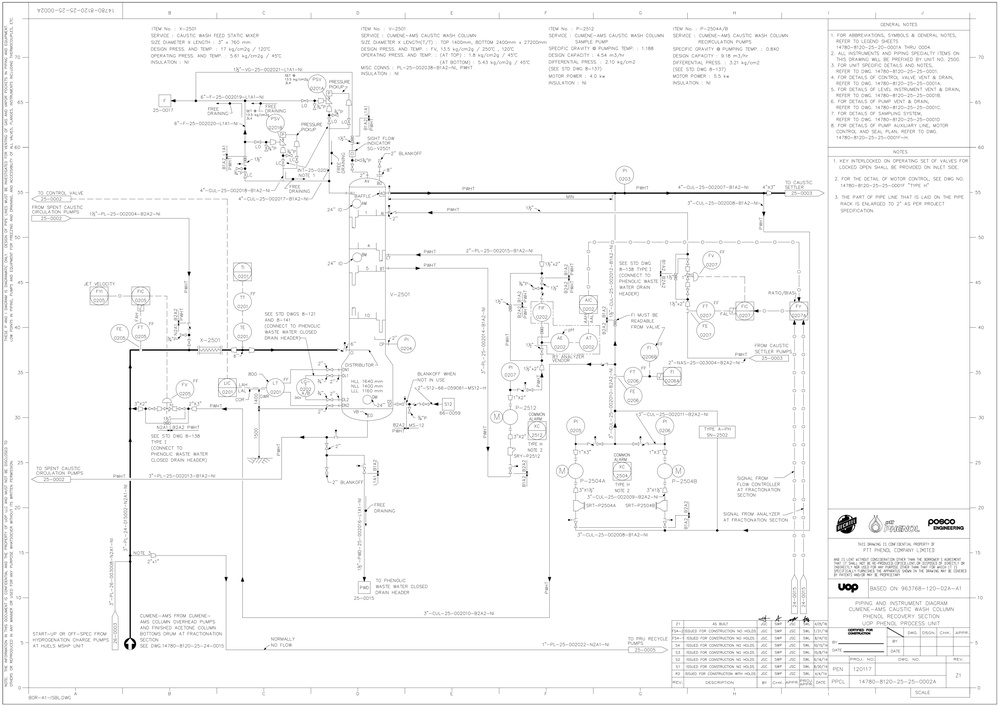
#> input picture garnet/tests/input/14780-8120-25-25-0002A.jpg, 999 x 706 px, shrunk from 4962 x 3508 before the run
$ python -i line_extracter.py   (imports and definitions only)
#> lines starting #> are read from the running program, lines starting #| are printed output that depends on the picture; after the words box and inside, x2 and y2 are one past the last pixel; in counts of white or black regions, pixels touching at a corner belong together
#> further down, picture is the input picture: shape (706, 999); min 0, max 255, mean 248.4
import json
import math
import os
from dataclasses import dataclass
from typing import List, Tuple, Dict

import cv2
import networkx as nx
import numpy as np
from shapely.geometry import LineString, box as shapely_box
from shapely.ops import linemerge
from skimage.morphology import skeletonize
from skimage.util import invert as sk_invert
from tqdm.auto import tqdm

# Optional: OpenCV ximgproc thinning if available
try:
    from cv2 import ximgproc as cv_ximgproc # pyright: ignore[reportAttributeAccessIssue]
except Exception:
    cv_ximgproc = None

# ------------------------------
# A. Inputs and shared data
# ------------------------------

@dataclass
class BBox:
    x: int
    y: int
    w: int
    h: int
    cls: str
    score: float

@dataclass
class Segment:
    id: int
    polyline: np.ndarray  # shape (N,2), int
    start: Tuple[int, int]
    end: Tuple[int, int]
    bbox: Tuple[int, int, int, int]
    length_px: float
    neighbors: List[int]

# [163 lines left out: functions load_coco, load_ocr, read_gray, merge_collinear_segments, not called in this run]

# ------------------------------
# B. Binarization and skeletonization
# ------------------------------

def _fill_line_gaps(bin_img, kernel_size=5):
    """Fills gaps in lines using a morphological closing operation."""
    kernel = cv2.getStructuringElement(cv2.MORPH_RECT, (kernel_size, kernel_size))
    return cv2.morphologyEx(bin_img, cv2.MORPH_CLOSE, kernel, iterations=1)

def binarize(img_gray: np.ndarray,
             use_adaptive: bool = False,
             block_size: int = 41,
             C: int = 7) -> np.ndarray:
    # Equalize to stabilize thresholds
#> called with use_adaptive = False, block_size = 41, C = 7
    eq = cv2.equalizeHist(img_gray)
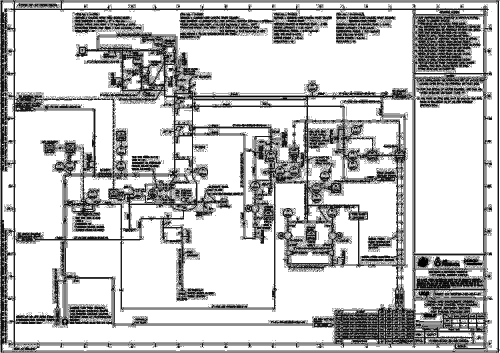
#> eq: shape (706, 999) (shown at 1/2 size); min 0, max 255, mean 195.3
    if use_adaptive:
        bin_img = cv2.adaptiveThreshold(eq, 255,
                                        cv2.ADAPTIVE_THRESH_GAUSSIAN_C,
                                        cv2.THRESH_BINARY_INV,
                                        block_size, C)
    else:
        _, bin_img = cv2.threshold(eq, 0, 255, cv2.THRESH_BINARY_INV + cv2.THRESH_OTSU)
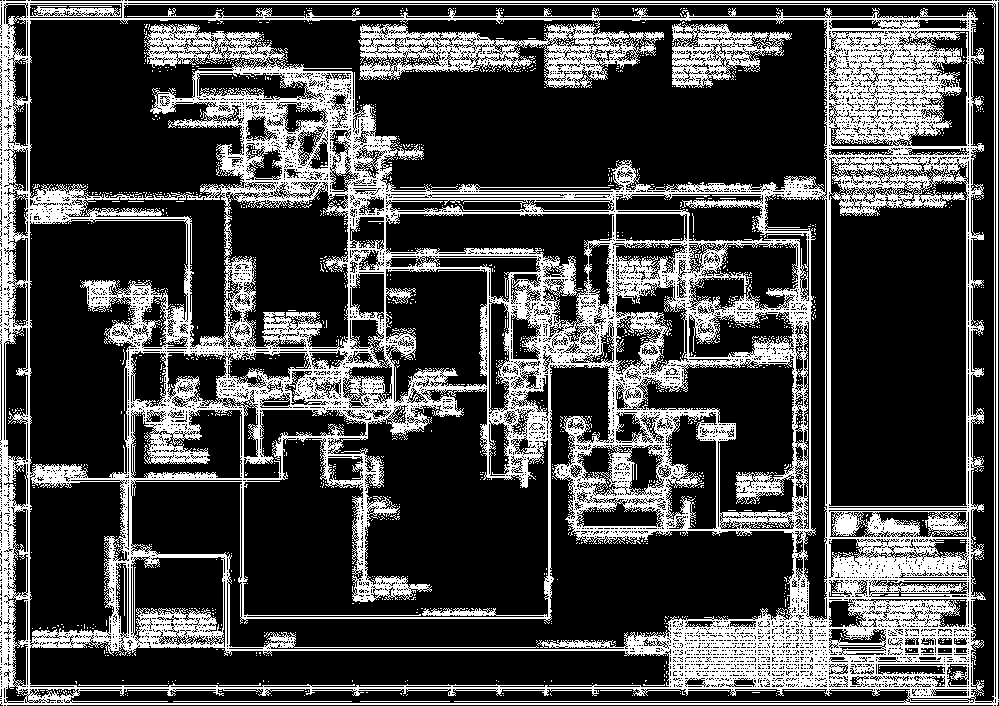
#> bin_img: shape (706, 999); 27.4% white; 1780 white regions (1765 under 20 px), largest, box (x1, y1, x2, y2) and area: (0, 0, 999, 706) 185484, (672, 23, 792, 88) 3534, (173, 701, 352, 702) 179


    # --- ADD THIS LINE ---
    # Fill gaps from thick lines that became parallel
    bin_img = _fill_line_gaps(bin_img, kernel_size=7) # You can tune the kernel_size
#> in _fill_line_gaps, `return cv2.morphologyEx(bin_img, cv2.MORPH_CLOSE, kernel, iterations=1)`:
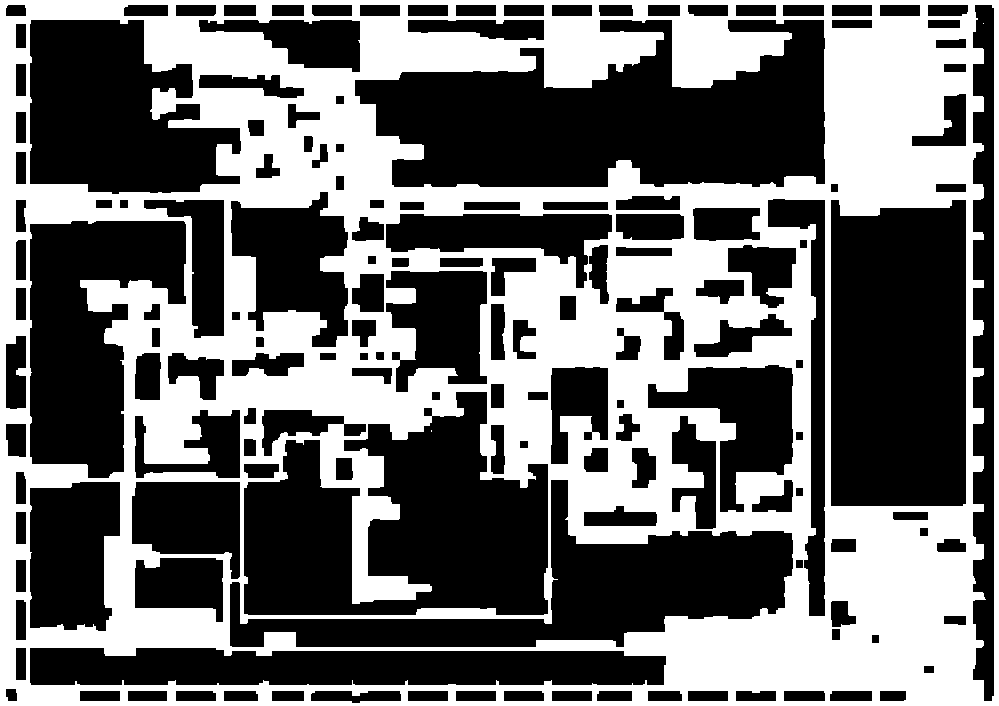
#> returned value: shape (706, 999); 42.6% white; 3 white regions (2 under 20 px), largest, box (x1, y1, x2, y2) and area: (0, 0, 999, 706) 300334

    # Despeckle: remove tiny CCs
    nb_components, labels, stats, _ = cv2.connectedComponentsWithStats(bin_img, connectivity=8)
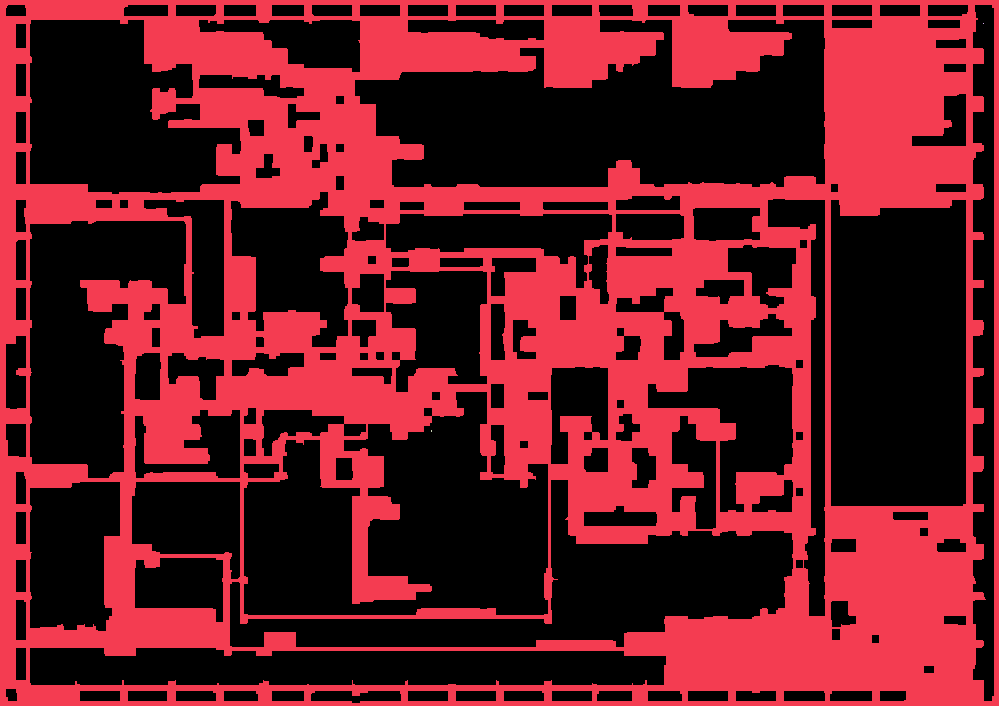
#> labels: shape (706, 999) int32; 4 distinct labels, from 0 to 3; one colour per label, 0 black
#> nb_components = 4; stats = [[6, 5, 988, 698, 404957], [0, 0, 999, 706, 300334], [983, 23, 1, 1, 1], [431, 430, 1, 2, 2]]
    sizes = stats[:, cv2.CC_STAT_AREA]
#> sizes = [404957, 300334, 1, 2]
    clean = np.zeros_like(bin_img)
    min_area = 10  # tune if needed
    for i in range(1, nb_components):
        if sizes[i] >= min_area:
            clean[labels == i] = 255
#> clean: shape (706, 999); 42.6% white; 1 white region, box (x1, y1, x2, y2) and area: (0, 0, 999, 706) 300334
    return clean


# Fast thinning using OpenCV ximgproc if available, else fallback
# [319 lines left out: functions fast_thinning, zhang_suen_skeleton, prune_spurs, build_symbol_text_mask, apply_mask, scan_horizontal and 9 more, not called in this run]

def length_of_polyline(pts: np.ndarray) -> float:
    diffs = np.diff(pts.astype(float), axis=0)
    return float(np.sum(np.hypot(diffs[:,0], diffs[:,1])))

# [121 lines left out: functions extract_lines, to_native, not called in this run]

# ------------------------------
# Demo / Execution
# ------------------------------

# [79 lines not run here, left out]

>>> import cv2
>>> picture = cv2.imread('tests/input/14780-8120-25-25-0002A.jpg', cv2.IMREAD_GRAYSCALE)
>>> result = binarize(picture)

$ run again, on garnet/tests/input/14780-8120-25-25-0004A.jpg
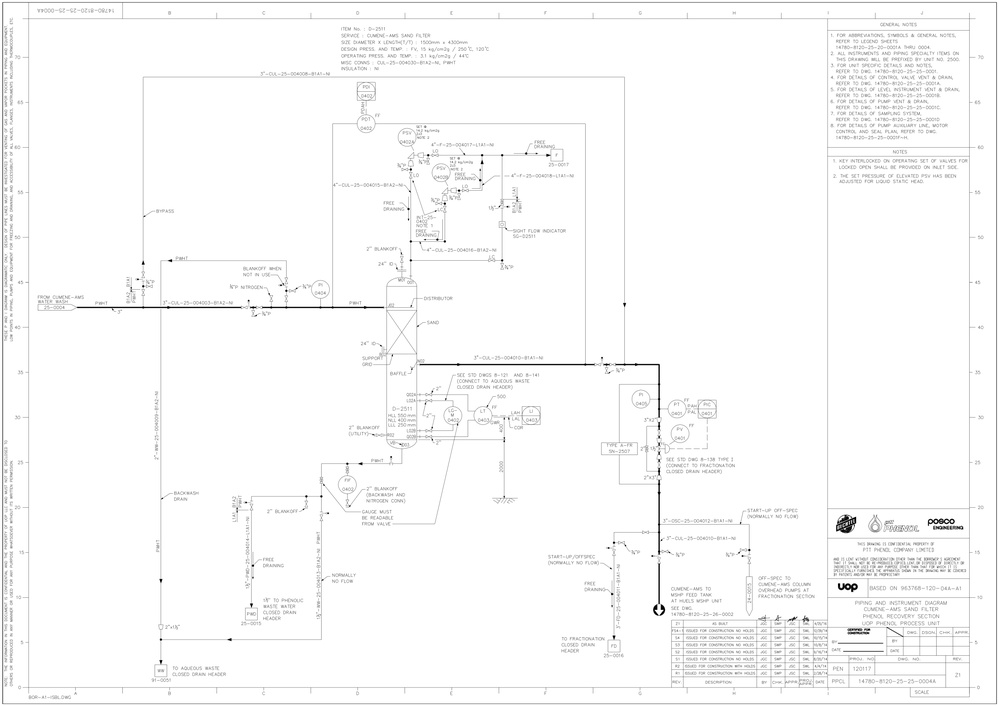
#> input picture garnet/tests/input/14780-8120-25-25-0004A.jpg, 999 x 706 px, shrunk from 4963 x 3509 before the run
#> picture is the input picture: shape (706, 999); min 0, max 255, mean 250.1
#> in binarize, `_, bin_img = cv2.threshold(eq, 0, 255, cv2.THRESH_BINARY_INV + cv2.THR..`:
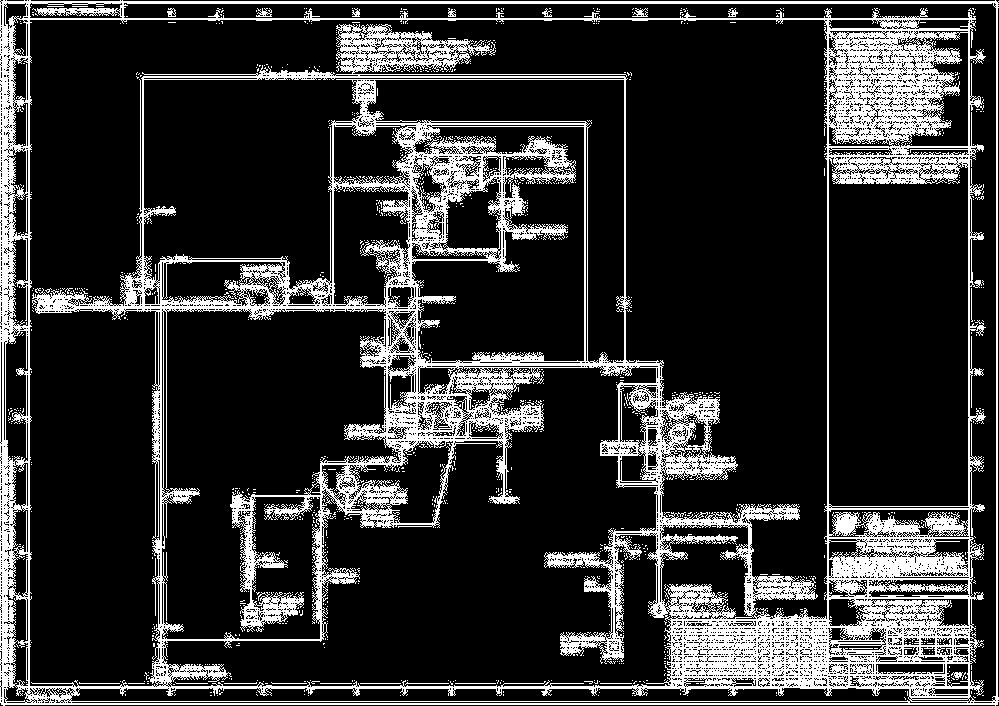
#> bin_img: shape (706, 999); 19.2% white; 1213 white regions (1194 under 20 px), largest, box (x1, y1, x2, y2) and area: (0, 0, 999, 706) 131572, (256, 8, 272, 17) 76, (632, 8, 648, 17) 72
#> in _fill_line_gaps, `return cv2.morphologyEx(bin_img, cv2.MORPH_CLOSE, kernel, iterations=1)`:
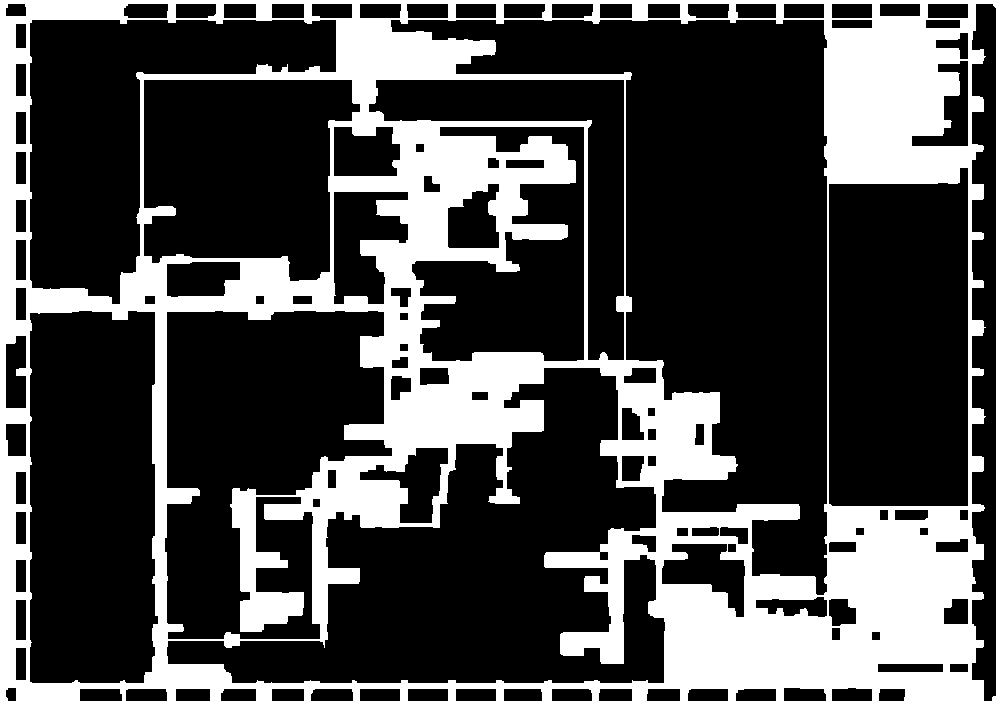
#> returned value: shape (706, 999); 29.4% white; 1 white region, box (x1, y1, x2, y2) and area: (0, 0, 999, 706) 207414
#> nb_components = 2; stats = [[6, 4, 990, 697, 497880], [0, 0, 999, 706, 207414]]
#> sizes = [497880, 207414]

$ run again, on garnet/tests/input/14780-8120-25-25-0007A.jpg
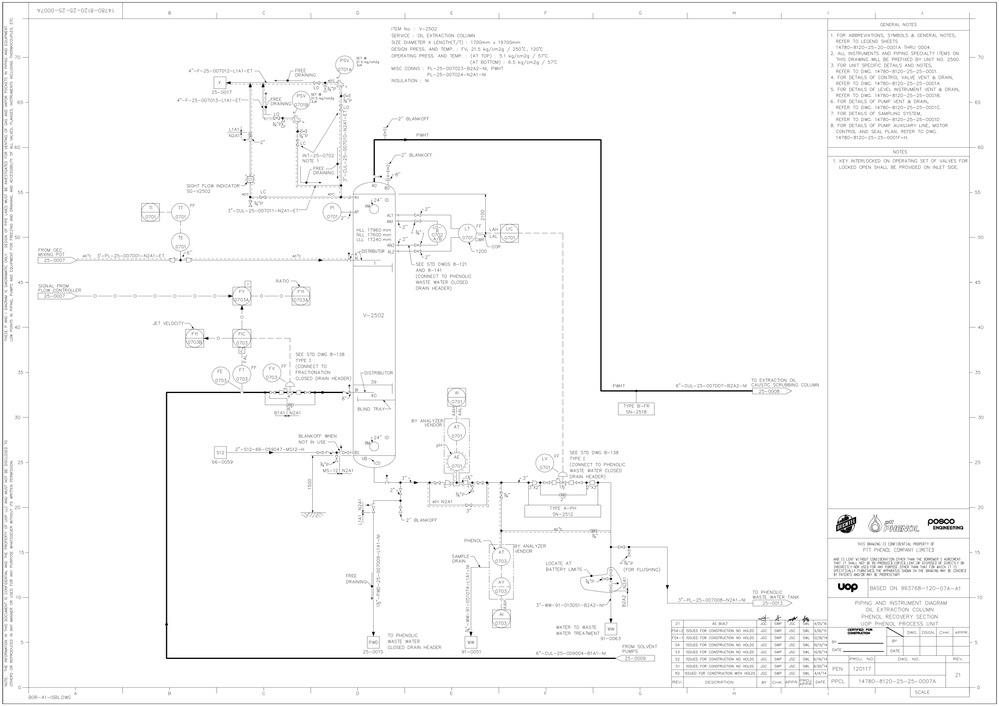
#> input picture garnet/tests/input/14780-8120-25-25-0007A.jpg, 999 x 706 px, shrunk from 4963 x 3509 before the run
#> picture is the input picture: shape (706, 999); min 0, max 255, mean 249.6
#> in binarize, `_, bin_img = cv2.threshold(eq, 0, 255, cv2.THRESH_BINARY_INV + cv2.THR..`:
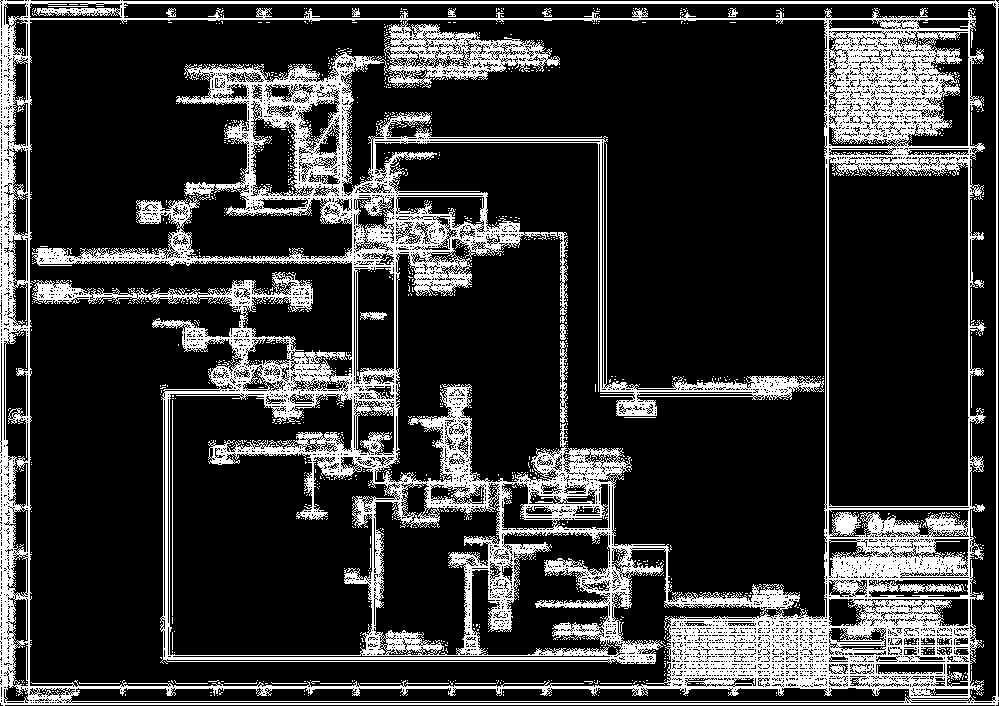
#> bin_img: shape (706, 999); 20.4% white; 1366 white regions (1338 under 20 px), largest, box (x1, y1, x2, y2) and area: (0, 0, 999, 706) 139531, (560, 341, 568, 423) 362, (172, 400, 173, 616) 216
#> in _fill_line_gaps, `return cv2.morphologyEx(bin_img, cv2.MORPH_CLOSE, kernel, iterations=1)`:
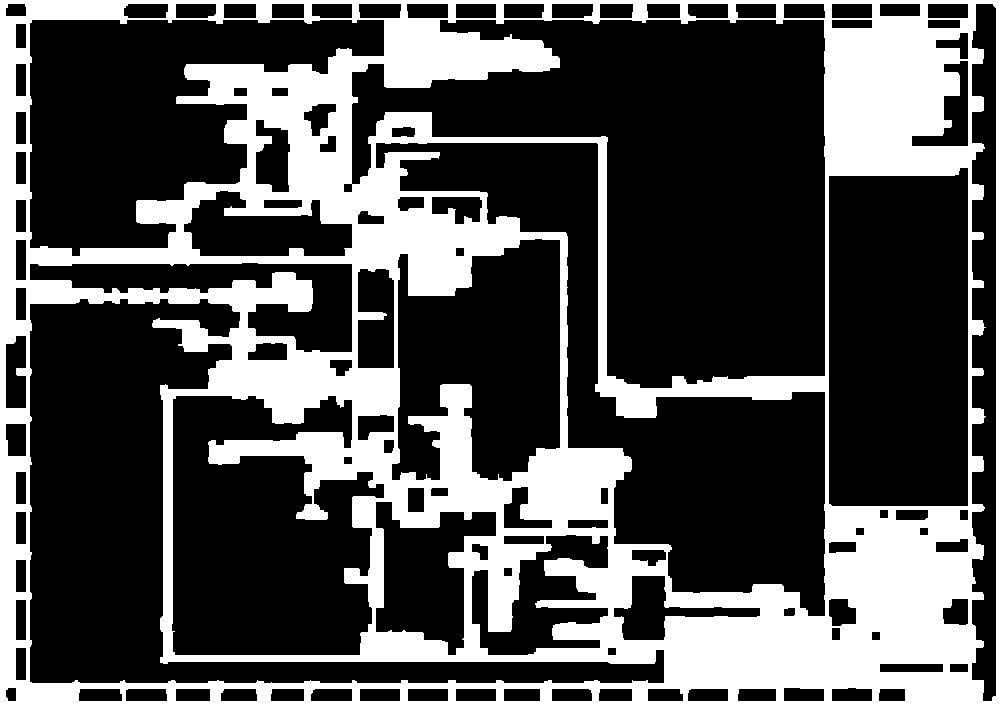
#> returned value: shape (706, 999); 31.5% white; 1 white region, box (x1, y1, x2, y2) and area: (0, 0, 999, 706) 221989
#> nb_components = 2; stats = [[6, 4, 990, 697, 483305], [0, 0, 999, 706, 221989]]
#> sizes = [483305, 221989]
